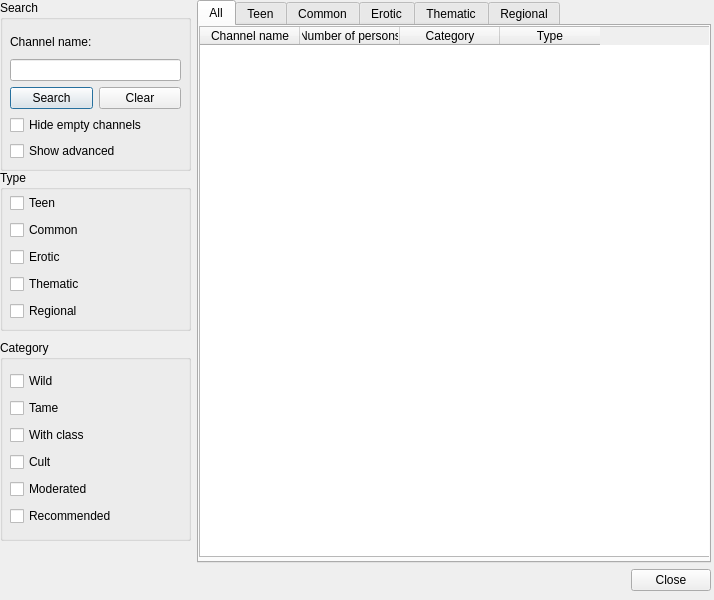
<?xml version="1.0" encoding="UTF-8"?>
<ui version="4.0">
 <class>uiChannelList</class>
 <widget class="QDialog" name="uiChannelList">
  <property name="windowModality">
   <enum>Qt::NonModal</enum>
  </property>
  <property name="geometry">
   <rect>
    <x>0</x>
    <y>0</y>
    <width>714</width>
    <height>600</height>
   </rect>
  </property>
  <property name="sizePolicy">
   <sizepolicy hsizetype="Preferred" vsizetype="Preferred">
    <horstretch>0</horstretch>
    <verstretch>0</verstretch>
   </sizepolicy>
  </property>
  <property name="windowTitle">
   <string>Channel list</string>
  </property>
  <property name="windowIcon">
   <iconset>
    <normaloff>:/images/logo_64.png</normaloff>:/images/logo_64.png</iconset>
  </property>
  <property name="modal">
   <bool>false</bool>
  </property>
  <widget class="QWidget" name="verticalLayoutWidget">
   <property name="geometry">
    <rect>
     <x>0</x>
     <y>0</y>
     <width>711</width>
     <height>591</height>
    </rect>
   </property>
   <layout class="QVBoxLayout" name="verticalLayout">
    <item>
     <layout class="QHBoxLayout" name="horizontalLayout_4">
      <item>
       <widget class="QWidget" name="widget" native="true">
        <property name="minimumSize">
         <size>
          <width>191</width>
          <height>0</height>
         </size>
        </property>
        <property name="maximumSize">
         <size>
          <width>191</width>
          <height>16777215</height>
         </size>
        </property>
        <widget class="QGroupBox" name="groupBox_search">
         <property name="geometry">
          <rect>
           <x>0</x>
           <y>0</y>
           <width>191</width>
           <height>171</height>
          </rect>
         </property>
         <property name="maximumSize">
          <size>
           <width>200</width>
           <height>300</height>
          </size>
         </property>
         <property name="title">
          <string>Search</string>
         </property>
         <widget class="QWidget" name="verticalLayoutWidget_2">
          <property name="geometry">
           <rect>
            <x>10</x>
            <y>30</y>
            <width>171</width>
            <height>131</height>
           </rect>
          </property>
          <layout class="QVBoxLayout" name="verticalLayout_2">
           <item>
            <widget class="QLabel" name="label_channel_name">
             <property name="text">
              <string>Channel name:</string>
             </property>
            </widget>
           </item>
           <item>
            <widget class="QLineEdit" name="lineEdit_search"/>
           </item>
           <item>
            <layout class="QHBoxLayout" name="horizontalLayout_5">
             <item>
              <widget class="QPushButton" name="pushButton_search">
               <property name="text">
                <string>Search</string>
               </property>
              </widget>
             </item>
             <item>
              <widget class="QPushButton" name="pushButton_clear">
               <property name="text">
                <string>Clear</string>
               </property>
              </widget>
             </item>
            </layout>
           </item>
           <item>
            <widget class="QCheckBox" name="checkBox_hide_empty_channels">
             <property name="text">
              <string>Hide empty channels</string>
             </property>
            </widget>
           </item>
           <item>
            <widget class="QCheckBox" name="checkBox_show_adv_options">
             <property name="text">
              <string>Show advanced</string>
             </property>
            </widget>
           </item>
          </layout>
         </widget>
        </widget>
        <widget class="QGroupBox" name="groupBox_type">
         <property name="geometry">
          <rect>
           <x>0</x>
           <y>170</y>
           <width>191</width>
           <height>161</height>
          </rect>
         </property>
         <property name="minimumSize">
          <size>
           <width>0</width>
           <height>0</height>
          </size>
         </property>
         <property name="maximumSize">
          <size>
           <width>200</width>
           <height>16777215</height>
          </size>
         </property>
         <property name="title">
          <string>Type</string>
         </property>
         <widget class="QWidget" name="verticalLayoutWidget_3">
          <property name="geometry">
           <rect>
            <x>10</x>
            <y>22</y>
            <width>171</width>
            <height>133</height>
           </rect>
          </property>
          <layout class="QVBoxLayout" name="verticalLayout_3">
           <item>
            <widget class="QCheckBox" name="checkBox_teen">
             <property name="text">
              <string>Teen</string>
             </property>
            </widget>
           </item>
           <item>
            <widget class="QCheckBox" name="checkBox_common">
             <property name="text">
              <string>Common</string>
             </property>
            </widget>
           </item>
           <item>
            <widget class="QCheckBox" name="checkBox_erotic">
             <property name="text">
              <string>Erotic</string>
             </property>
            </widget>
           </item>
           <item>
            <widget class="QCheckBox" name="checkBox_thematic">
             <property name="text">
              <string>Thematic</string>
             </property>
            </widget>
           </item>
           <item>
            <widget class="QCheckBox" name="checkBox_regional">
             <property name="text">
              <string>Regional</string>
             </property>
            </widget>
           </item>
          </layout>
         </widget>
        </widget>
        <widget class="QGroupBox" name="groupBox_category">
         <property name="geometry">
          <rect>
           <x>0</x>
           <y>340</y>
           <width>191</width>
           <height>201</height>
          </rect>
         </property>
         <property name="minimumSize">
          <size>
           <width>0</width>
           <height>0</height>
          </size>
         </property>
         <property name="maximumSize">
          <size>
           <width>200</width>
           <height>16777215</height>
          </size>
         </property>
         <property name="title">
          <string>Category</string>
         </property>
         <widget class="QWidget" name="verticalLayoutWidget_4">
          <property name="geometry">
           <rect>
            <x>10</x>
            <y>30</y>
            <width>171</width>
            <height>160</height>
           </rect>
          </property>
          <layout class="QVBoxLayout" name="verticalLayout_4">
           <item>
            <widget class="QCheckBox" name="checkBox_wild">
             <property name="text">
              <string>Wild</string>
             </property>
            </widget>
           </item>
           <item>
            <widget class="QCheckBox" name="checkBox_tame">
             <property name="text">
              <string>Tame</string>
             </property>
            </widget>
           </item>
           <item>
            <widget class="QCheckBox" name="checkBox_with_class">
             <property name="text">
              <string>With class</string>
             </property>
            </widget>
           </item>
           <item>
            <widget class="QCheckBox" name="checkBox_cult">
             <property name="text">
              <string>Cult</string>
             </property>
            </widget>
           </item>
           <item>
            <widget class="QCheckBox" name="checkBox_moderated">
             <property name="text">
              <string>Moderated</string>
             </property>
            </widget>
           </item>
           <item>
            <widget class="QCheckBox" name="checkBox_recommended">
             <property name="text">
              <string>Recommended</string>
             </property>
            </widget>
           </item>
          </layout>
         </widget>
        </widget>
       </widget>
      </item>
      <item>
       <widget class="QTabWidget" name="tabWidget">
        <property name="sizePolicy">
         <sizepolicy hsizetype="Preferred" vsizetype="Preferred">
          <horstretch>0</horstretch>
          <verstretch>0</verstretch>
         </sizepolicy>
        </property>
        <property name="minimumSize">
         <size>
          <width>0</width>
          <height>0</height>
         </size>
        </property>
        <property name="currentIndex">
         <number>0</number>
        </property>
        <widget class="QWidget" name="tab_1">
         <attribute name="title">
          <string>All</string>
         </attribute>
         <widget class="QTableWidget" name="tableWidget_all">
          <property name="geometry">
           <rect>
            <x>0</x>
            <y>0</y>
            <width>591</width>
            <height>531</height>
           </rect>
          </property>
          <property name="minimumSize">
           <size>
            <width>200</width>
            <height>200</height>
           </size>
          </property>
          <property name="editTriggers">
           <set>QAbstractItemView::NoEditTriggers</set>
          </property>
          <property name="alternatingRowColors">
           <bool>true</bool>
          </property>
          <property name="selectionMode">
           <enum>QAbstractItemView::SingleSelection</enum>
          </property>
          <property name="selectionBehavior">
           <enum>QAbstractItemView::SelectRows</enum>
          </property>
          <attribute name="verticalHeaderVisible">
           <bool>false</bool>
          </attribute>
          <attribute name="verticalHeaderShowSortIndicator" stdset="0">
           <bool>false</bool>
          </attribute>
          <attribute name="verticalHeaderVisible">
           <bool>false</bool>
          </attribute>
          <attribute name="verticalHeaderShowSortIndicator" stdset="0">
           <bool>false</bool>
          </attribute>
          <column>
           <property name="text">
            <string>Channel name</string>
           </property>
          </column>
          <column>
           <property name="text">
            <string>Number of persons</string>
           </property>
          </column>
          <column>
           <property name="text">
            <string>Category</string>
           </property>
          </column>
          <column>
           <property name="text">
            <string>Type</string>
           </property>
          </column>
         </widget>
        </widget>
        <widget class="QWidget" name="tab_2">
         <attribute name="title">
          <string>Teen</string>
         </attribute>
         <widget class="QTableWidget" name="tableWidget_teen">
          <property name="geometry">
           <rect>
            <x>0</x>
            <y>0</y>
            <width>591</width>
            <height>441</height>
           </rect>
          </property>
          <property name="minimumSize">
           <size>
            <width>0</width>
            <height>192</height>
           </size>
          </property>
          <property name="editTriggers">
           <set>QAbstractItemView::NoEditTriggers</set>
          </property>
          <property name="alternatingRowColors">
           <bool>true</bool>
          </property>
          <property name="selectionMode">
           <enum>QAbstractItemView::SingleSelection</enum>
          </property>
          <property name="selectionBehavior">
           <enum>QAbstractItemView::SelectRows</enum>
          </property>
          <attribute name="verticalHeaderVisible">
           <bool>false</bool>
          </attribute>
          <attribute name="verticalHeaderVisible">
           <bool>false</bool>
          </attribute>
          <column>
           <property name="text">
            <string>Channel name</string>
           </property>
          </column>
          <column>
           <property name="text">
            <string>Number of persons</string>
           </property>
          </column>
          <column>
           <property name="text">
            <string>Category</string>
           </property>
          </column>
          <column>
           <property name="text">
            <string>Type</string>
           </property>
          </column>
         </widget>
        </widget>
        <widget class="QWidget" name="tab_3">
         <attribute name="title">
          <string>Common</string>
         </attribute>
         <widget class="QTableWidget" name="tableWidget_common">
          <property name="geometry">
           <rect>
            <x>0</x>
            <y>0</y>
            <width>591</width>
            <height>441</height>
           </rect>
          </property>
          <property name="minimumSize">
           <size>
            <width>0</width>
            <height>192</height>
           </size>
          </property>
          <property name="editTriggers">
           <set>QAbstractItemView::NoEditTriggers</set>
          </property>
          <property name="alternatingRowColors">
           <bool>true</bool>
          </property>
          <property name="selectionMode">
           <enum>QAbstractItemView::SingleSelection</enum>
          </property>
          <property name="selectionBehavior">
           <enum>QAbstractItemView::SelectRows</enum>
          </property>
          <attribute name="verticalHeaderVisible">
           <bool>false</bool>
          </attribute>
          <attribute name="verticalHeaderVisible">
           <bool>false</bool>
          </attribute>
          <column>
           <property name="text">
            <string>Channel name</string>
           </property>
          </column>
          <column>
           <property name="text">
            <string>Number of persons</string>
           </property>
          </column>
          <column>
           <property name="text">
            <string>Category</string>
           </property>
          </column>
          <column>
           <property name="text">
            <string>Type</string>
           </property>
          </column>
         </widget>
        </widget>
        <widget class="QWidget" name="tab_4">
         <attribute name="title">
          <string>Erotic</string>
         </attribute>
         <widget class="QTableWidget" name="tableWidget_erotic">
          <property name="geometry">
           <rect>
            <x>0</x>
            <y>0</y>
            <width>591</width>
            <height>441</height>
           </rect>
          </property>
          <property name="minimumSize">
           <size>
            <width>0</width>
            <height>192</height>
           </size>
          </property>
          <property name="editTriggers">
           <set>QAbstractItemView::NoEditTriggers</set>
          </property>
          <property name="alternatingRowColors">
           <bool>true</bool>
          </property>
          <property name="selectionMode">
           <enum>QAbstractItemView::SingleSelection</enum>
          </property>
          <property name="selectionBehavior">
           <enum>QAbstractItemView::SelectRows</enum>
          </property>
          <attribute name="verticalHeaderVisible">
           <bool>false</bool>
          </attribute>
          <attribute name="verticalHeaderVisible">
           <bool>false</bool>
          </attribute>
          <column>
           <property name="text">
            <string>Channel name</string>
           </property>
          </column>
          <column>
           <property name="text">
            <string>Number of persons</string>
           </property>
          </column>
          <column>
           <property name="text">
            <string>Category</string>
           </property>
          </column>
          <column>
           <property name="text">
            <string>Type</string>
           </property>
          </column>
         </widget>
        </widget>
        <widget class="QWidget" name="tab_5">
         <attribute name="title">
          <string>Thematic</string>
         </attribute>
         <widget class="QTableWidget" name="tableWidget_thematic">
          <property name="geometry">
           <rect>
            <x>0</x>
            <y>0</y>
            <width>591</width>
            <height>441</height>
           </rect>
          </property>
          <property name="minimumSize">
           <size>
            <width>0</width>
            <height>192</height>
           </size>
          </property>
          <property name="editTriggers">
           <set>QAbstractItemView::NoEditTriggers</set>
          </property>
          <property name="alternatingRowColors">
           <bool>true</bool>
          </property>
          <property name="selectionMode">
           <enum>QAbstractItemView::SingleSelection</enum>
          </property>
          <property name="selectionBehavior">
           <enum>QAbstractItemView::SelectRows</enum>
          </property>
          <attribute name="verticalHeaderVisible">
           <bool>false</bool>
          </attribute>
          <attribute name="verticalHeaderVisible">
           <bool>false</bool>
          </attribute>
          <column>
           <property name="text">
            <string>Channel name</string>
           </property>
          </column>
          <column>
           <property name="text">
            <string>Number of persons</string>
           </property>
          </column>
          <column>
           <property name="text">
            <string>Category</string>
           </property>
          </column>
          <column>
           <property name="text">
            <string>Type</string>
           </property>
          </column>
         </widget>
        </widget>
        <widget class="QWidget" name="tab_6">
         <attribute name="title">
          <string>Regional</string>
         </attribute>
         <widget class="QTableWidget" name="tableWidget_regional">
          <property name="geometry">
           <rect>
            <x>0</x>
            <y>0</y>
            <width>591</width>
            <height>441</height>
           </rect>
          </property>
          <property name="minimumSize">
           <size>
            <width>0</width>
            <height>192</height>
           </size>
          </property>
          <property name="editTriggers">
           <set>QAbstractItemView::NoEditTriggers</set>
          </property>
          <property name="alternatingRowColors">
           <bool>true</bool>
          </property>
          <property name="selectionMode">
           <enum>QAbstractItemView::SingleSelection</enum>
          </property>
          <property name="selectionBehavior">
           <enum>QAbstractItemView::SelectRows</enum>
          </property>
          <attribute name="verticalHeaderVisible">
           <bool>false</bool>
          </attribute>
          <attribute name="verticalHeaderVisible">
           <bool>false</bool>
          </attribute>
          <column>
           <property name="text">
            <string>Channel name</string>
           </property>
          </column>
          <column>
           <property name="text">
            <string>Number of persons</string>
           </property>
          </column>
          <column>
           <property name="text">
            <string>Category</string>
           </property>
          </column>
          <column>
           <property name="text">
            <string>Type</string>
           </property>
          </column>
         </widget>
        </widget>
       </widget>
      </item>
     </layout>
    </item>
    <item>
     <widget class="QDialogButtonBox" name="buttonBox">
      <property name="standardButtons">
       <set>QDialogButtonBox::Close</set>
      </property>
     </widget>
    </item>
   </layout>
  </widget>
 </widget>
 <resources/>
 <connections/>
</ui>
